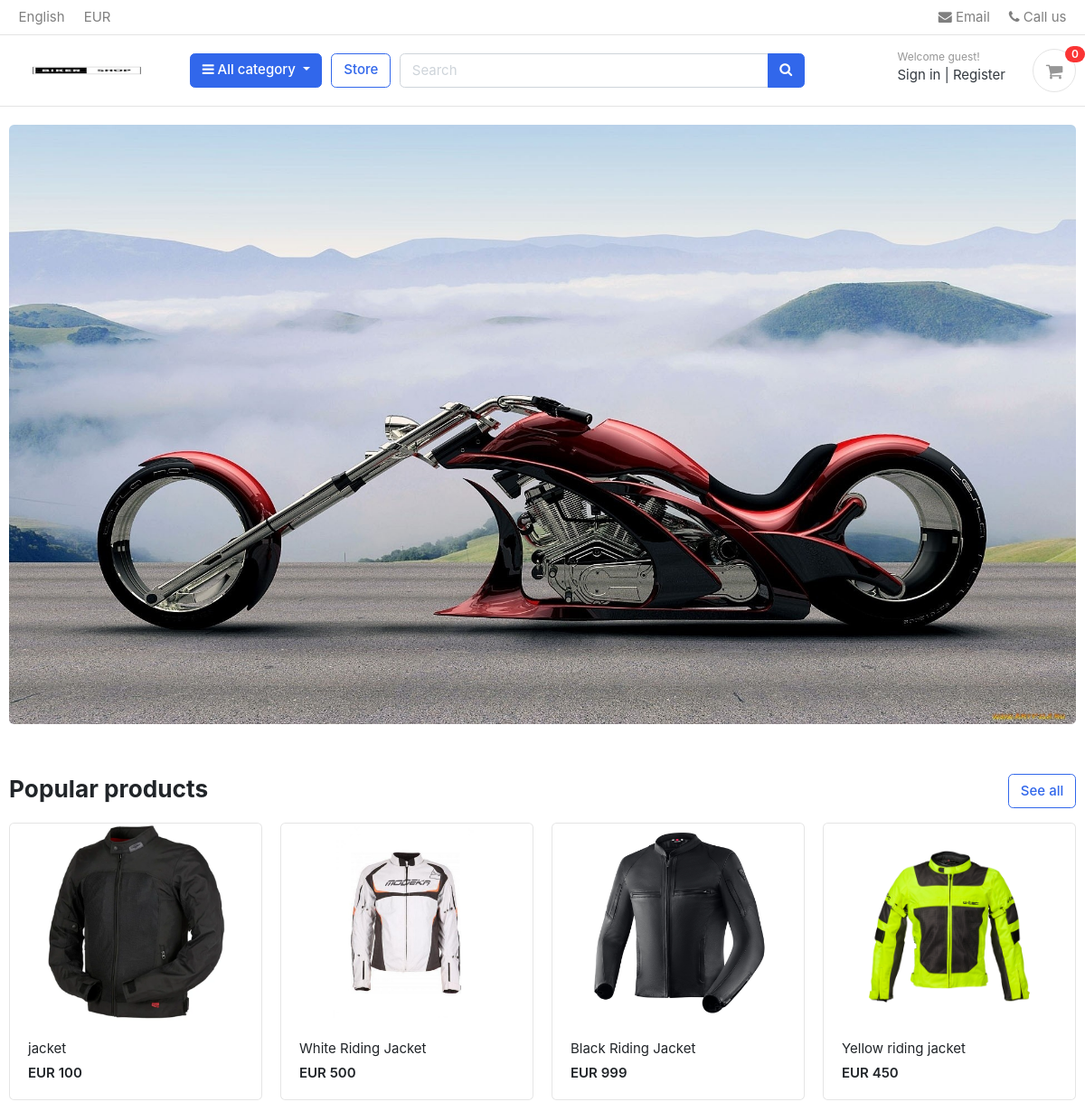
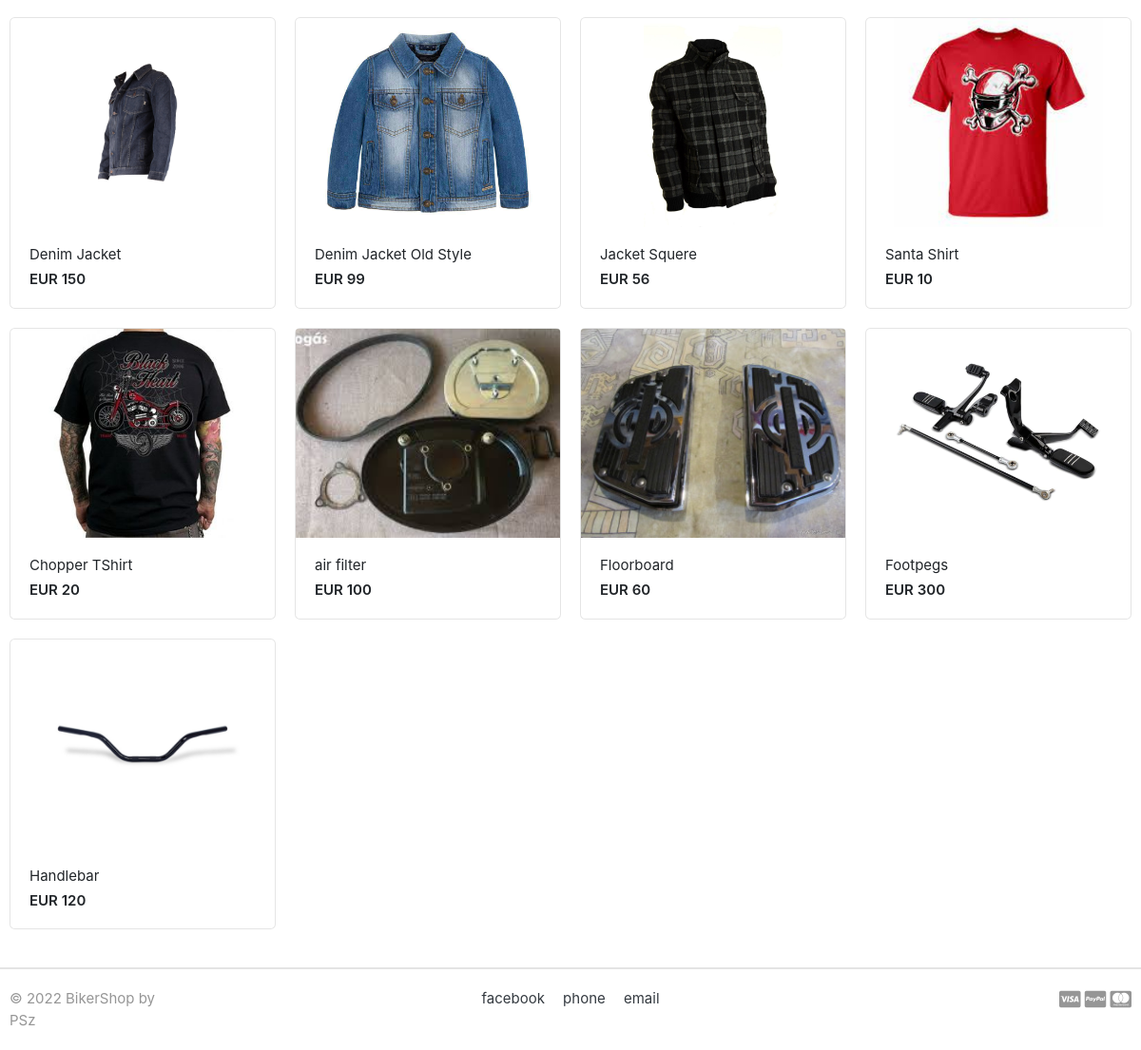
The page / on the database its author committed (2 pictures, top to bottom).
### store/models.py (models this page shows, shortened)
class Product(models.Model):
    product_name    = models.CharField(max_length=200, unique=True)
    slug            = models.SlugField(max_length=200, unique=True)
    description     = models.TextField(max_length=500, blank=True)
    price           = models.IntegerField()
    images          = models.ImageField(upload_to='photos/products')
    stock           = models.IntegerField()
    is_available    = models.BooleanField(default=True)
    category        = models.ForeignKey(Category, on_delete=models.CASCADE)
    created_date    = models.DateTimeField(auto_now_add=True)
    modified_date   = models.DateTimeField(auto_now=True)
    def get_url(self):
        return reverse('product_detail', args=[self.category.slug, self.slug])

### bikershop/views.py (the view)
# urls.py: 2. Add a URL to urlpatterns:  path('', views.home, name='home')
def home(request):
    products = Product.objects.all().filter(is_available=True)
    context = {
        'products': products,
    }
    return render(request, 'home.html', context)

### carts/context_processors.py (called while the page is built)
def counter(request):
    cart_count = 0
    if 'admin' in request.path:
        return {}
    else:
        try:
            cart = Cart.objects.filter(cart_id=_cart_id(request))
            if request.user.is_authenticated:
                cart_items = CartItem.objects.all().filter(user=request.user)
            else:
                cart_items = CartItem.objects.all().filter(cart=cart[:1])
            for cart_item in cart_items:
                cart_count += cart_item.quantity
        except Cart.DoesNotExist:
            cart_count = 0
    return dict(cart_count=cart_count)

### carts/views.py (called while the page is built)
def _cart_id(request):
    cart = request.session.session_key
    if not cart:
        cart = request.session.create()
    return cart

### category/context_processors.py (called while the page is built)
def menu_links(request):
    links = Category.objects.all()
    return dict(links=links)

### category/models.py (called while the page is built)
    def get_url(self):
        return reverse('products_by_category', args=[self.slug])

### templates/home.html
{% extends 'base.html' %}
{% load static %}
{% block content %}
<section class="section-intro padding-y-sm">
<div class="container">
<div class="intro-banner-wrap">
	<img src="{% static 'images/banners/1.jpg' %}" class="img-fluid rounded">
</div>
</div>
</section>
<section class="section-name padding-y-sm">
<div class="container">
<header class="section-heading">
	<a href="{% url 'store' %}" class="btn btn-outline-primary float-right">See all</a>
	<h3 class="section-title">Popular products</h3>
</header>
<div class="row">
	{% for product in products %}
	<div class="col-md-3">
		<div class="card card-product-grid">
			<a href="{{ product.get_url }}" class="img-wrap"> <img src="{{ product.images.url }}"> </a>
			<figcaption class="info-wrap">
				<a href="{{ product.get_url }}" class="title">{{ product.product_name }}</a>
				<div class="price mt-1">EUR {{ product.price }}</div>
			</figcaption>
		</div>
	</div>
	{% endfor %}
</div>
</div>
</section>
</body>
</html>
{% endblock %}

### static/css/ui.css (style rules this page uses)
html { font-family: "Inter", sans-serif; font-size: 15px; }
.img-wrap { text-align: center; display: block; }
.img-wrap img { max-width: 100%; }
.padding-y-sm { padding-top: 20px; padding-bottom: 20px; }
.section-heading { margin-bottom: 20px; margin-top: 15px; }
.section-title { color: #212529; }
[class*=card-product] a.title { color: #212529; display: block; }
[class*=card-product] .img-wrap { overflow: hidden; position: relative; }
[class*=card-product] .img-wrap img { height: 100%; max-width: 100%; width: auto; display: inline-block; -o-object-fit: cover; object-fit: cover; }
.card-product-grid { margin-bottom: 20px; }
.card-product-grid .img-wrap { border-radius: 0.2rem 0.2rem 0 0; height: 220px; }
.card-product-grid .info-wrap { overflow: hidden; padding: 18px 20px; }
.card .img-wrap { overflow: hidden; }
.price { font-weight: 600; color: #212529; }

### rows shown on the page
Product: images (picture), product_name "jacket", price "100"
Product: images (picture), product_name "White Riding Jacket", price "500"
Product: images (picture), product_name "Black Riding Jacket", price "999"
Product: images (picture), product_name "Yellow riding jacket", price "450"
Product: images (picture), product_name "Denim Jacket", price "150"
Product: images (picture), product_name "Denim Jacket Old Style", price "99"
Product: images (picture), product_name "Jacket Squere", price "56"
Product: images (picture), product_name "Santa Shirt", price "10"
Product: images (picture), product_name "Chopper TShirt", price "20"
Product: images (picture), product_name "air filter", price "100"
Product: images (picture), product_name "Floorboard", price "60"
Product: images (picture), product_name "Footpegs", price "300"
Product: images (picture), product_name "Handlebar", price "120"

### other values the page prints
{{ cart_count }} "0"
